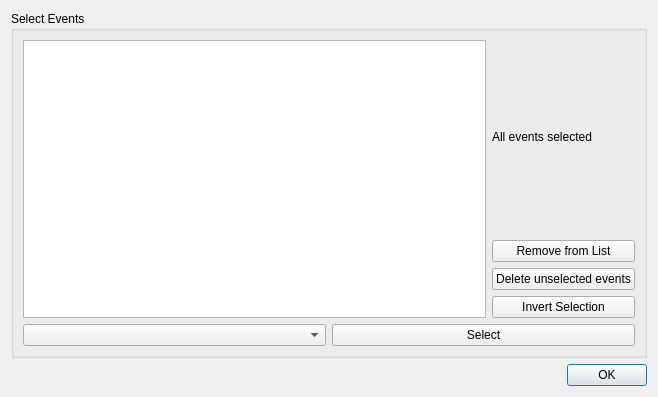
<?xml version="1.0" encoding="UTF-8"?>
<ui version="4.0">
 <class>Dialog</class>
 <widget class="QDialog" name="Dialog">
  <property name="geometry">
   <rect>
    <x>0</x>
    <y>0</y>
    <width>658</width>
    <height>397</height>
   </rect>
  </property>
  <property name="windowTitle">
   <string>Dialog</string>
  </property>
  <layout class="QVBoxLayout" name="verticalLayout">
   <item>
    <widget class="QGroupBox" name="selectionTool">
     <property name="sizePolicy">
      <sizepolicy hsizetype="Preferred" vsizetype="Preferred">
       <horstretch>0</horstretch>
       <verstretch>0</verstretch>
      </sizepolicy>
     </property>
     <property name="minimumSize">
      <size>
       <width>470</width>
       <height>200</height>
      </size>
     </property>
     <property name="title">
      <string>Select Events</string>
     </property>
     <layout class="QVBoxLayout" name="selectionToolLayout">
      <item>
       <layout class="QHBoxLayout" name="selectorLayout">
        <item>
         <widget class="QListWidget" name="selectorList"/>
        </item>
        <item>
         <layout class="QVBoxLayout" name="selectorFormLayout">
          <item>
           <widget class="QLabel" name="selectorSummaryLabel">
            <property name="text">
             <string>All events selected</string>
            </property>
           </widget>
          </item>
          <item>
           <widget class="QPushButton" name="removeFromRuleListButton">
            <property name="text">
             <string>Remove from List</string>
            </property>
           </widget>
          </item>
          <item>
           <widget class="QPushButton" name="purgeUnselectedEventsButton">
            <property name="text">
             <string>Delete unselected events</string>
            </property>
           </widget>
          </item>
          <item>
           <widget class="QPushButton" name="invertSelectionButton">
            <property name="text">
             <string>Invert Selection</string>
            </property>
           </widget>
          </item>
         </layout>
        </item>
       </layout>
      </item>
      <item>
       <layout class="QHBoxLayout" name="selectorFormLayout_2">
        <item>
         <widget class="QComboBox" name="selectorComboBox">
          <property name="editable">
           <bool>false</bool>
          </property>
          <item>
           <property name="text">
            <string/>
           </property>
          </item>
          <item>
           <property name="text">
            <string>Within Polyhedra</string>
           </property>
          </item>
          <item>
           <property name="text">
            <string>Within J/B distance of source</string>
           </property>
          </item>
          <item>
           <property name="text">
            <string>Within Rupture distance</string>
           </property>
          </item>
          <item>
           <property name="text">
            <string>Within a square centered on</string>
           </property>
          </item>
          <item>
           <property name="text">
            <string>Within a distance from</string>
           </property>
          </item>
          <item>
           <property name="text">
            <string>J/B within from point</string>
           </property>
          </item>
          <item>
           <property name="text">
            <string>Time between</string>
           </property>
          </item>
          <item>
           <property name="text">
            <string>Field between</string>
           </property>
          </item>
         </widget>
        </item>
        <item>
         <widget class="QPushButton" name="selectButton">
          <property name="text">
           <string>Select</string>
          </property>
         </widget>
        </item>
       </layout>
      </item>
     </layout>
    </widget>
   </item>
   <item>
    <widget class="QDialogButtonBox" name="buttonBox">
     <property name="orientation">
      <enum>Qt::Horizontal</enum>
     </property>
     <property name="standardButtons">
      <set>QDialogButtonBox::Ok</set>
     </property>
    </widget>
   </item>
  </layout>
 </widget>
 <resources/>
 <connections>
  <connection>
   <sender>buttonBox</sender>
   <signal>accepted()</signal>
   <receiver>Dialog</receiver>
   <slot>accept()</slot>
   <hints>
    <hint type="sourcelabel">
     <x>248</x>
     <y>254</y>
    </hint>
    <hint type="destinationlabel">
     <x>157</x>
     <y>274</y>
    </hint>
   </hints>
  </connection>
  <connection>
   <sender>buttonBox</sender>
   <signal>rejected()</signal>
   <receiver>Dialog</receiver>
   <slot>reject()</slot>
   <hints>
    <hint type="sourcelabel">
     <x>316</x>
     <y>260</y>
    </hint>
    <hint type="destinationlabel">
     <x>286</x>
     <y>274</y>
    </hint>
   </hints>
  </connection>
 </connections>
</ui>
